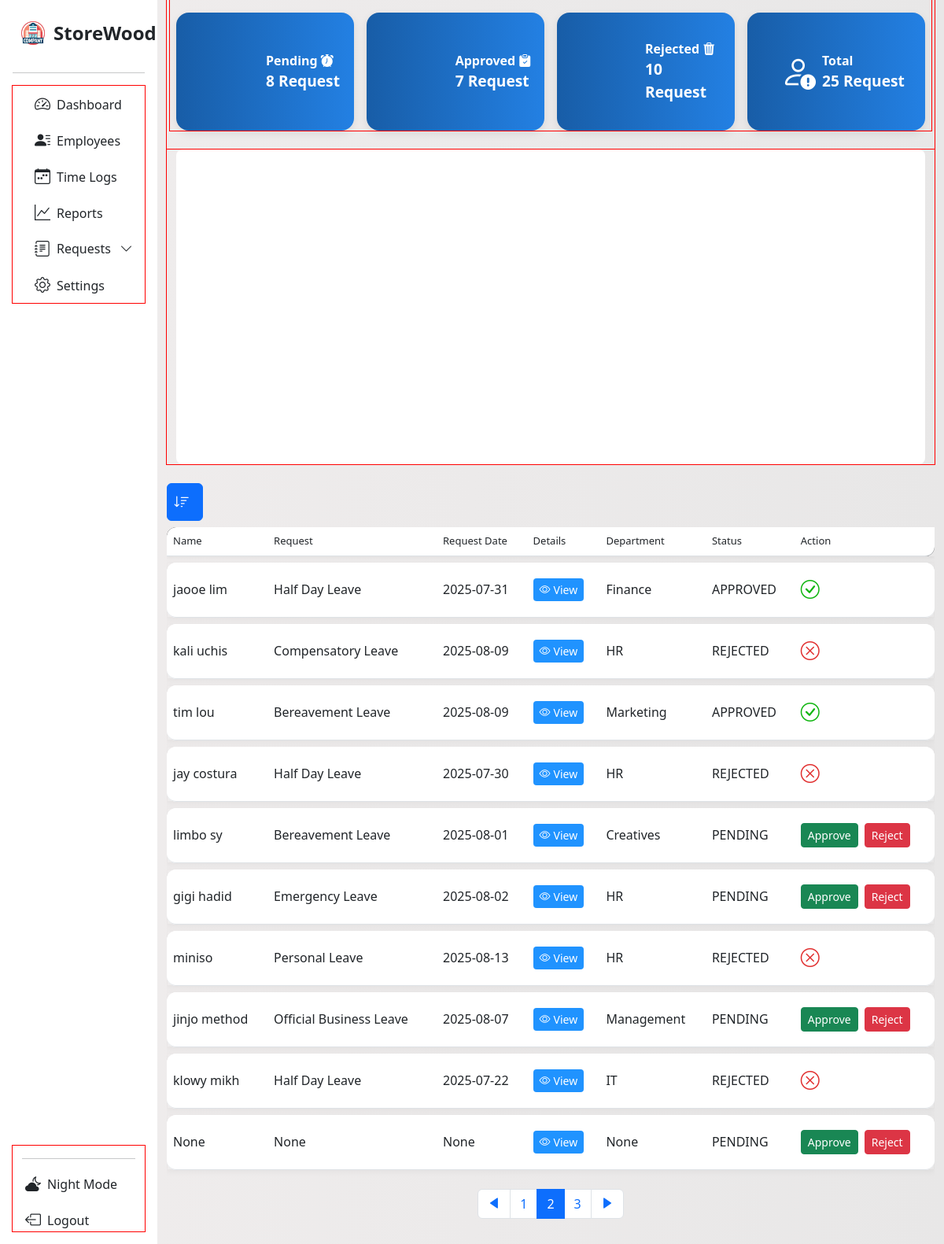
Page /request_page?page=2 on the committed database.
### tables this page shows
CREATE TABLE request (
                    id INTEGER PRIMARY KEY AUTOINCREMENT,
                    request_id TEXT,
                    name TEXT,
                    request_type TEXT,
                    date TEXT,
                    details TEXT,
                    department TEXT,
                    status TEXT DEFAULT 'PENDING',
                    action TEXT, time, expiration_time, expiration_date);

### App/main.py (the view)
@app.route('/request_page', methods=['GET'])
def request_page():
    rows = []
    page = int(request.args.get('page', 1))
    per_page = 10
    offset = (page - 1) * per_page
    sort_by = request.args.get('sort_by', 'id')
    try:
        with sqlite3.connect(db.connect_request_table()) as req_con:
            df = pd.read_sql_query("SELECT * FROM request", req_con)
            if sort_by in df.columns:
                df = df.sort_values(by=sort_by, ascending=True)
            count_stats = df['status'].value_counts()
            pending = count_stats.get('PENDING', 0)
            approved = count_stats.get('APPROVED', 0)
            rejected = count_stats.get('REJECTED', 0)
            total_req = pending + approved + rejected
            record = {'pending': pending, 'approved': approved, 'rejected': rejected, 'total': total_req}
            paginated_df = df.iloc[offset:offset+per_page]
            for _, info in paginated_df.iterrows():
                row = {
                    'name': info['name'],
                    'request': info['request_type'],
                    'date': info['date'],
                    'details': info['details'],
                    'department': info['department'],
                    'status': info['status'],
                    'action': info['action'],
                    'req_id': info['request_id']
                }
                rows.append(row)
            total_rows = len(df)
            total_page = math.ceil(total_rows / per_page)
            data = get_requests_per_day()
    except sqlite3.OperationalError:
        print("We're having a trouble retrieving request page data. Please try again." )
        traceback.print_exc()
        rows = []
        record = {}
        total_page = 1
        page = 1
        data = {}
    return render_template('req_page.html', page='requests', subpage='new',
                           rows = rows, records = record, request_data = data,
                           total_pages = total_page, table_page = page)

### App/database.py (called while the page is built)
    def connect_request_table(self):
        return self.employee_leave_request

### App/main.py (called while the page is built)
def get_requests_per_day():
    data = defaultdict(int)
    with sqlite3.connect(db.connect_request_table()) as con:
        cur = con.cursor()
        cur.execute("SELECT date FROM request")
        fetch = cur.fetchall()
    for row in fetch:
        dates = row[0]
        try:
            date_object = datetime.strptime(dates, "%Y-%m-%d %H:%M:%S")
            only_date = date_object.date().isoformat()
            data[only_date] += 1
        except Exception as e:
            try:
                only_date = datetime.strptime(dates, "%Y-%m-%d").date().isoformat()
                data[only_date] += 1
            except Exception as e:
                print(f"Skipping invalid date: {dates}", e)
    chart_data = [{'x':date, 'y':count} for date, count in sorted(data.items())]
    return chart_data

### App/templates/req_page.html (shortened to what this page needs)
<!DOCTYPE html>
<html lang="en">
<head>
  <link rel="stylesheet" href="{{ url_for('static', filename='dash.css') }}">
  <link rel="stylesheet" href="{{ url_for('static', filename='request.css') }}">
  <link href="https://cdn.jsdelivr.net/npm/bootstrap-icons@1.11.3/font/bootstrap-icons.css" rel="stylesheet">
  <link href='https://unpkg.com/boxicons@2.1.4/css/boxicons.min.css' rel='stylesheet'>
  <link href="https://cdn.jsdelivr.net/npm/bootstrap@5.3.0/dist/css/bootstrap.min.css" rel="stylesheet">
</head>
<body>
<div class="container-fluid">
  <div class="row flex-nowrap">
<nav id="sidebarMenu" class="col-12 col-sm-4 col-md-3 col-lg-3 col-xl-2 bg-col px-0 position-sticky sticky-top">
  <div class="d-flex w-100 flex-column p-3 align-items-sm-start pt-4 h-100">
    <a href="/" class="d-flex align-items-center mb-3 text-dark text-decoration-none w-100 px-2">
      <img src="{{ url_for('static', filename='img/company.png') }}?v=2" alt="Logo" width="36" height="36" class="me-2">
      <span class="fs-4 fw-semibold">StoreWood</span>
    </a>
    <hr class="w-100">
    <ul class="nav nav-pills flex-column mb-auto w-100" id="menu">
      <div class="container con-li">
        <li class="nav-item">
          <a href="{{ url_for('management') }}" class="nav-link text-dark">
            <i class="bi bi-speedometer2 fs-5"></i><span class="ms-2">Dashboard</span>
          </a>
        </li>
        <li class="nav-item">
          <a class="nav-link text-dark" href="{{ url_for('sort_request') }}">
            <i class="bi bi-person-lines-fill fs-5"></i><span class="ms-2">Employees</span>
          </a>
        </li>
        <li>
          <a href="#" class="nav-link text-dark">
            <i class="bi bi-calendar-week fs-5"></i><span class="ms-2">Time Logs</span>
          </a>
        </li>
        <li>
          <a href="#" class="nav-link text-dark">
            <i class="fs-5 bi bi-graph-up"></i><span class="ms-2">Reports</span>
          </a>
        </li>
      <li class="nav-item">
        <a class="nav-link d-flex justify-content-between align-items-center text-dark"
          data-bs-toggle="collapse" href="#requestsSubMenu"  role="button"
          aria-expanded="false" aria-controls="requestsSubMenu">
          <span class="d-flex align-items-center gap-2 flex-grow-1">
            <i class="fs-5 bi bi-journal-text"></i>
            <span class="text-truncate">Requests</span>
          </span>
          <i class="bi bi-chevron-down arrow-icon ms-2"></i>
        </a>
      </li>
        <li>
          <a href="#" class="nav-link text-dark">
            <i class="fs-5 bi bi-gear"></i><span class="ms-2">Settings</span>
          </a>
        </li>
      </div>
    </ul>
    <div class="container mt-auto">
      <hr class="w-100">
      <a href="{{ url_for('admin_login') }}" class="nav-link text-dark mt-3">
        <i class="bi bi-cloud-moon-fill fs-5 ms-1"></i><span class="ms-2">Night Mode</span>
      </a>
      <a href="{{ url_for('admin_login') }}" class="nav-link text-dark mt-3">
        <i class="bi bi-box-arrow-left fs-5 ms-1"></i><span class="ms-2">Logout</span>
      </a>
    </div>
  </div>
</nav>
<div class="main-top-var col py-3 content">
<div class="container">
  <div class="row g-3 mb-4">
    <div class="col-xl-3 col-lg-6">
      <div class="d-flex align-items-center justify-content-center text-white p-3 rounded-4 stat-box h-100">
        <div class="stat-content">
          <div class="stat-title">Pending <i class="bi bi-alarm-fill"></i></div>
          <div class="stat-value">{{ records.pending }} Request</div>
        </div>
      </div>
    </div>
    <div class="col-xl-3 col-lg-6">
      <div class="d-flex align-items-center justify-content-center text-white p-3 rounded-4 stat-box h-100">
        <div class="stat-content">
          <div class="stat-title">Approved <i class="bi bi-clipboard-check-fill"></i></div>
          <div class="stat-value">{{ records.approved }} Request</div>
        </div>
      </div>
    </div>
    <div class="col-xl-3 col-lg-6">
      <div class="d-flex align-items-center justify-content-center text-white p-3 rounded-4 stat-box h-100">
        <div class="stat-content">
          <div class="stat-title">Rejected <i class="bi bi-trash3-fill"></i></div>
          <div class="stat-value">{{ records.rejected }} Request</div>
        </div>
      </div>
    </div>
    <div class="col-xl-3 col-lg-6">
      <div class="d-flex align-items-center justify-content-center text-white p-3 rounded-4 stat-box h-100">
        <div class="ms-3 d-flex align-items-center justify-content-center" style="font-size: 2.8rem;">
          <i class="bi bi-person-exclamation"></i>
        </div>
        <div class="flex-grow-0 ms-2">
          <div class="stat-title">Total</div>
          <div class="stat-value">{{ records.total }} Request</div>
        </div>
      </div>
    </div>
  </div>
  <div class="row mb-4">
    <div class="col-12">
      <div id="chart" class="w-100" data-requests='{{ request_data | tojson }}'></div>
    </div>
  </div>
</div>
<div>
  <div class="dropdown">
    <button class="btn btn-primary p-2 pe-3" type="button" title="Dropdown" id="sortDropdown" data-bs-toggle="dropdown" aria-expanded="false">
      <i class="bi bi-sort-down fs-5"></i>
    </button>
  </div>
</div>
    <div class="table-responsive">
      <table class="table display custom-table" id="myTable">
        <thead class="head bg-black">
          <tr>
            <th>Name</th>
            <th>Request</th>
            <th>Request Date</th>
            <th>Details</th>
            <th>Department</th>
            <th>Status</th>
            <th>Action</th>
          </tr>
        </thead>
        <tbody>
          {% for row in rows %}
          <tr>
            <td>{{row['name']}}</td>
            <td>{{row['request']}}</td>
            <td>{{row['date']}}</td>
            <td>
              <a href="/read_request/{{row['req_id']}}"
                class="btn btn-info btn-sm"
                style="background-color: rgb(32, 147, 255); border: transparent;">
                <span style="color: white;" class="d-flex flex-row">
                  <i class="bi bi-eye me-1"></i> View
                </span>
              </a>
            </td>
            <td>{{row['department']}}</td>
            <td>{{row['status']}}</td>
            {%if row['status'] == 'PENDING' %}
            <td>
              <div class="d-flex flex-row gap-2">
                <form method="POST" action="/update_status">
                  <button type="submit" class="btn btn-success btn-sm">Approve</button>
                </form>
                <form method="POST" action="/update_status">
                  <button type="submit" class="btn btn-danger btn-sm">Reject</button>
                </form>
              </div>
            </td>
          {% else %}
            <td>
              <div class="d-flex flex-row gap-2">
                {% if row['status'] == 'APPROVED' %}
                  <i class="bi bi-check-circle fs-4" style="color: rgb(15, 181, 15);"></i>
                {% elif row['status'] == 'REJECTED' %}
                  <i class="bi bi-x-circle fs-4" style="color: rgb(225, 48, 48);"></i>
                {% endif %}
                </div>
            </td>
            {% endif %}
          </tr>
        </tbody>
        {% endfor %}
      </table>
    </div>
      <div class="w-100 d-flex justify-content-center gap-1">
        <nav aria-label="Page navigation">
          <ul class="pagination">
            <li class="page-item {% if table_page == 1 %}disabled{% endif %} arrow-head">
              <a class="page-link" href="?page={{ table_page - 1 }}" aria-label="Previous">
                <span aria-hidden="true"><i class='bx bxs-left-arrow text-primary'></i></span>
              </a>
            </li>
            {% for page_num in range(1, total_pages + 1) %}
            <li class="page-item {% if page_num == table_page %}active{% endif %}">
              <a class="page-link" href="?page={{ page_num }}">{{ page_num }}</a>
            </li>
            {% endfor %}
            <li class="page-item {% if table_page == total_pages %}disabled{% endif %} arrow-head">
              <a class="page-link" href="?page={{ table_page + 1 }}" aria-label="Next">
                <span aria-hidden="true"><i class='bx bxs-right-arrow text-primary'></i></span>
              </a>
            </li>
        </ul>
      </nav>
    </div>
  </div>
</div>
</body>
</html>

### App/static/dash.css (style rules this page uses)
* { scrollbar-width: none; }
body { background: linear-gradient(to right, #f0eded, #e8e7e7); overflow: hidden; scrollbar-width: none; height: 100%; }
*, *::before, *::after { box-sizing: border-box; }
.bg-col { background-color: rgb(255, 255, 255) !important; }
.dropdown { width: 100%; z-index: 100; }
.custom-table { border-collapse: separate !important; border-spacing: 0 6px; height: 30px; border-radius: 10px; overflow-y: scroll; }
.custom-table tbody tr td, .custom-table tbody tr th { height: 70px; vertical-align: middle; }
.custom-table tbody tr { background-color: #fff; box-shadow: 0 2px 8px rgba(0, 0, 0, 0.05); }
.custom-table tbody tr td:first-child, .custom-table tbody tr th:first-child { border-top-left-radius: 12px; border-bottom-left-radius: 12px; }
.custom-table tbody tr td:last-child { border-top-right-radius: 12px; border-bottom-right-radius: 12px; }
.custom-table thead th:first-child { border-top-left-radius: 12px; }
.custom-table thead th:last-child { border-bottom-right-radius: 12px; }
thead.head th { font-size: small; font-weight: 500; }
.bg-col { background-color: white; }
.bg-col ul li { min-width: 140px; max-width: 100%; width: auto; }
#sidebarMenu { height: 100vh; overflow-y: scroll; overflow-x: hidden; position: sticky; top: 0; scrollbar-width: none; -ms-overflow-style: none; }
main, .container, .row, .col { outline: 1px solid red; }
#sortDropdown i { font-size: 20px; }
.stat-box { height: 100%; min-height: 100px; box-shadow: 0 4px 12px rgba(0, 0, 0, 0.08); }
.main-top-var { height: 100vh; overflow-y: auto; }
.arrow-icon { transition: transform 0.3s ease; display: inline-block; position: relative; width: 1.2em; text-align: center; }
.arrow-icon::before { content: ''; display: inline-block; width: 0; }

### App/static/request.css (style rules this page uses)
.stat-box { min-height: 150px; }
.stat-content { display: flex; flex-direction: column; justify-content: center; }
.stat-title { font-size: 1.1rem; font-weight: 600; }
.stat-value { font-size: 1.3rem; font-weight: bold; }
.stat-box { background: linear-gradient(to right,rgb(24, 93, 167),rgb(35, 128, 227) ) ; }
#chart { width: 100%; min-height: 400px; background-color: white; border-radius: 8px; }
.stat-box { background-color: #4e73df; }
.stat-title { font-weight: 600; font-size: 1rem; }
.stat-value { font-size: 1.2rem; }
.head { white-space: nowrap; }
.custom-table { border-collapse: separate; border-spacing: 0 8px; }
.custom-table thead tr { box-shadow: 0 2px 4px rgba(0, 0, 0, 0.05); }

### rows in the picture
request: name "jaooe lim", request "Half Day Leave", date "2025-07-31", department "Finance", status "APPROVED"
request: name "kali uchis", request "Compensatory Leave", date "2025-08-09", department "HR", status "REJECTED"
request: name "tim lou", request "Bereavement Leave", date "2025-08-09", department "Marketing", status "APPROVED"
request: name "jay costura", request "Half Day Leave", date "2025-07-30", department "HR", status "REJECTED"
request: name "limbo sy", request "Bereavement Leave", date "2025-08-01", department "Creatives", status "PENDING"
request: name "gigi hadid", request "Emergency Leave", date "2025-08-02", department "HR", status "PENDING"
request: name "miniso", request "Personal Leave", date "2025-08-13", department "HR", status "REJECTED"
request: name "jinjo method", request "Official Business Leave", date "2025-08-07", department "Management", status "PENDING"
request: name "klowy mikh", request "Half Day Leave", date "2025-07-22", department "IT", status "REJECTED"
request: name "None", request "None", date "None", department "None", status "PENDING"

### other values in the picture
{{ records.pending }} "8"
{{ records.approved }} "7"
{{ records.rejected }} "10"
{{ records.total }} "25"
{{ page_num }} "1" "2" "3"
